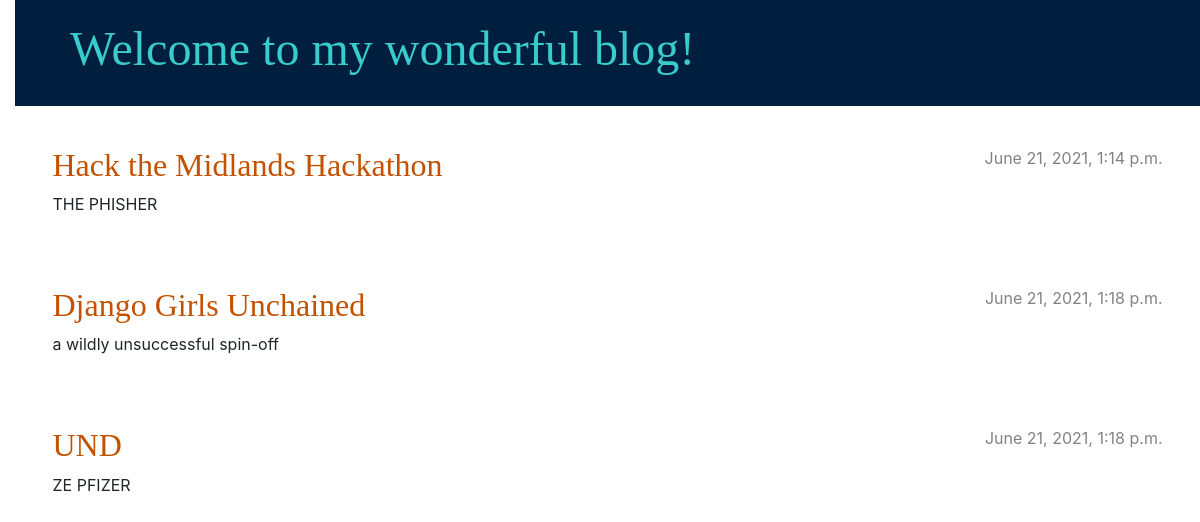
Before: / with the older database file.
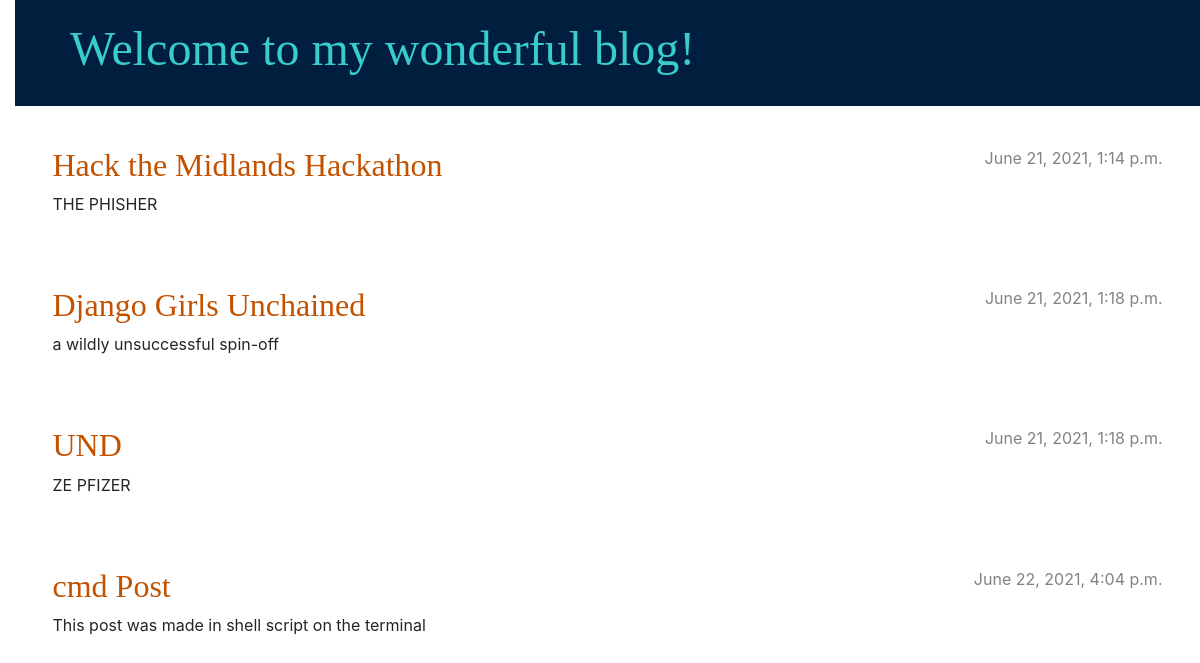
After: the same page with the newer database file.
### blog/models.py (models this page shows, shortened)
class Post(models.Model):
    author = models.ForeignKey(settings.AUTH_USER_MODEL, on_delete=models.CASCADE)
    title = models.CharField(max_length=200)
    text = models.TextField()
    created_date = models.DateTimeField(default=timezone.now)
    published_date = models.DateTimeField(blank=True, null=True)

### blog/views.py (the view)
# urls.py: path('', views.post_list, name='post_list'),
def post_list(request):
    posts = Post.objects.filter(published_date__lte=timezone.now()).order_by('published_date')
    return render(request, 'blog/post_list.html', {'posts':posts})

### blog/templates/blog/post_list.html (shortened to what this page needs)
{% load static %}
<!DOCTYPE html>
<html>
    <head>
        <link rel="stylesheet" href="https://cdn.jsdelivr.net/npm/bootstrap@4.5.3/dist/css/bootstrap.min.css"
>
        <link rel="stylesheet" href="{% static 'css/blog.css' %}">
    </head>
    <body>
        <header class="page-header">
            <div class="container">
            <h1>Welcome to my wonderful blog!</h1>
            </div>
        </header>
        <main class="container">
            <div class="row">
                <div class="col">
                    {% for post in posts %}
                        <article class="post">
                            <time class="date">
                                {{ post.published_date }}
                            </time>
                            <h2><a href="">{{ post.title }}</a></h2>
                            <p>{{ post.text|linebreaksbr }}</p>
                        </article>
                    {% endfor %}
                </div>
            </div>
        </main>
</html>

Changed rows visible on the page:
added Post: published_date "June 22, 2021, 4:04 p.m.", title "cmd Post", text "This post was made in shell script on the terminal"
